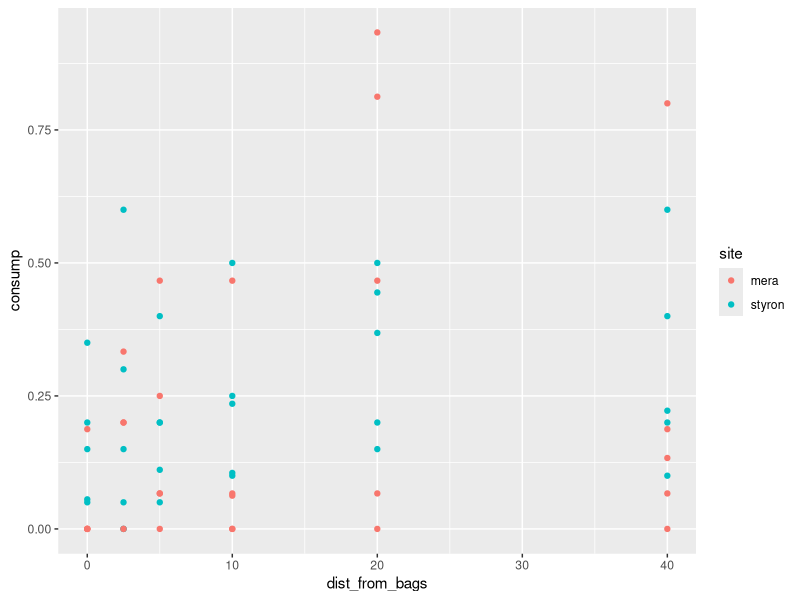
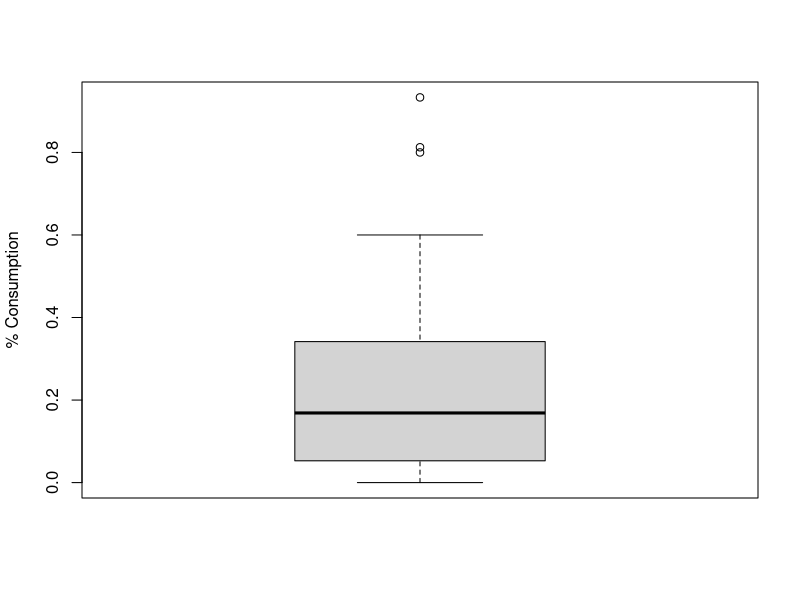
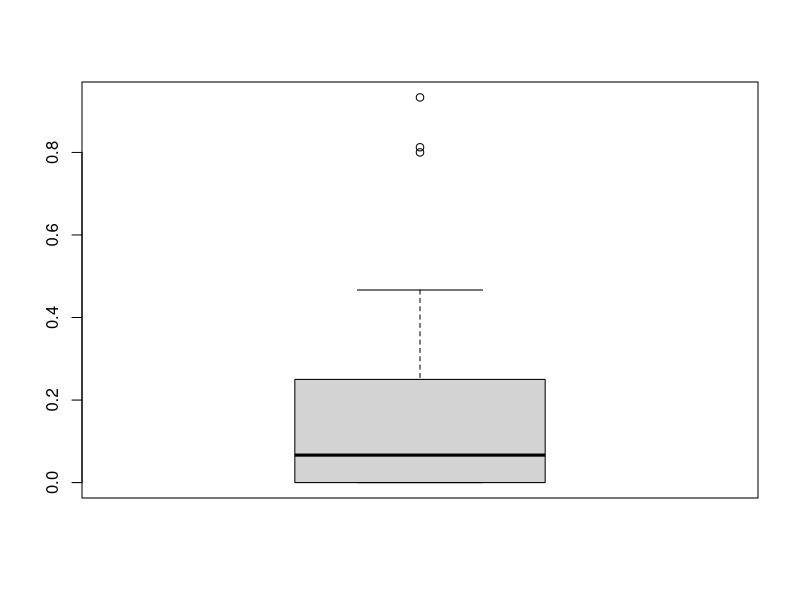
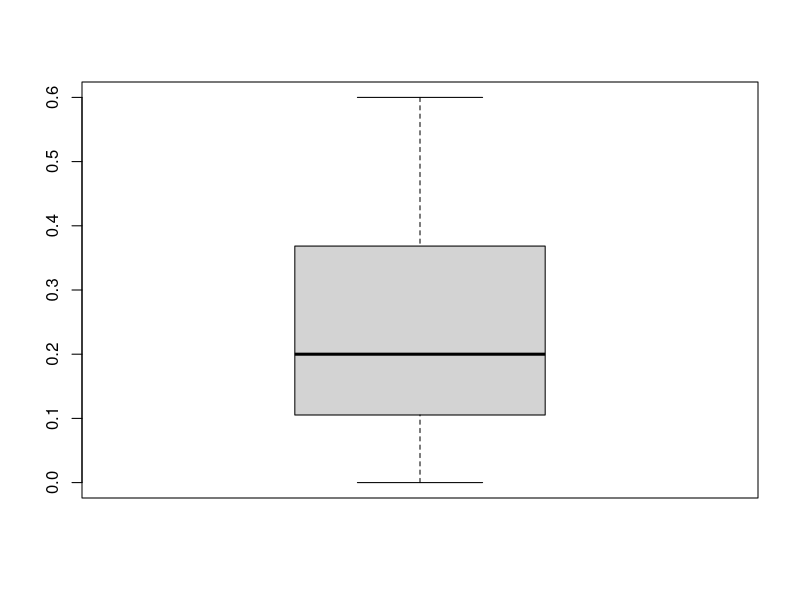
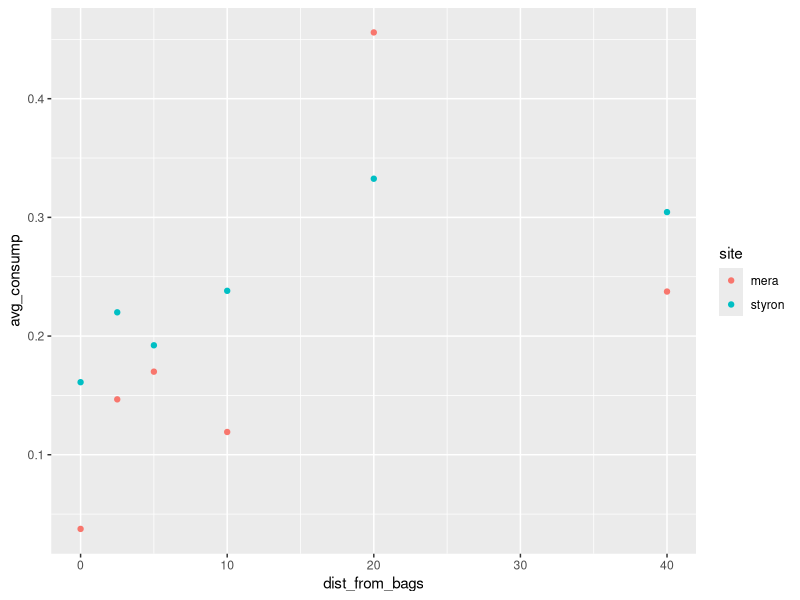

Write the R code that produced these figures, in order. (Note: this script raises an error after producing the figures.)

library(dplyr)
library(ggplot2)
library(quantreg)
library(quantreg)
library(lme4)

squid.rawdata = read.csv("kremer consump assay data.csv", header = TRUE)
summary(squid.rawdata)

squid = squid.rawdata %>% slice(6:65)

squid %>% 
  ggplot(aes(x = dist_from_bags, y = consump, color = site)) + 
  geom_point() 


boxplot(squid$consump, ylab="% Consumption")
boxplot((squid%>% filter(site == "mera"))$consump)
boxplot((squid%>% filter(site == "styron"))$consump)

site.avgbydist = squid %>% 
    group_by(site, dist_from_bags)%>% 
    summarise(mean(consump)) %>% rename(avg_consump = 'mean(consump)')

site.avgbydist %>% 
  ggplot(aes(x = dist_from_bags, y = avg_consump, color = site)) + 
  geom_point()

# with outliers
plot(density(logit(squid$consump)))

#removing outliers
Q <- quantile(squid$consump, probs=c(.25, .75), na.rm = FALSE)
iqr <- IQR(squid$consump)
up <-  Q[2]+1.5*iqr # Upper Range  
low<- Q[1]-1.5*iqr # Lower Range
squidElim<- subset(squid,
                   squid$consump > (Q[1] - 1.5*iqr) & squid$consump < (Q[2]+1.5*iqr))
# data distribution without outliers
plot(density(squidElim$consump))

# avg point without outliers
squid.sd = squid %>% 
  group_by(site, dist_from_bags)%>% 
  summarise(mean(consump), sd(consump)) %>% 
  rename(avg_consump = 'mean(consump)', std_dev = 'sd(consump)') 

squid.sd.NoOut = squidElim %>% 
  group_by(site, dist_from_bags)%>% 
  summarise(mean(consump), sd(consump)) %>% 
  rename(avg_consump = 'mean(consump)', std_dev = 'sd(consump)') 

squid.sd %>% ggplot(aes(x = dist_from_bags, y = avg_consump, color = site)) + 
  geom_point()

# barplot
squid.sd %>% ggplot(aes(x = dist_from_bags, y = avg_consump, fill = site)) + 
  geom_bar(stat = "identity", position = position_dodge()) + 
  geom_errorbar(aes(ymin = avg_consump, ymax = avg_consump+std_dev), width=.2, position=position_dodge(2)) +
  xlab("Distance from bags (m)") + ylab("Average % Consumption") +
  labs(title = "% Consumption of Squidpops")

squid.sd.NoOut %>%
  ggplot(aes(x = dist_from_bags, y = avg_consump, fill = site)) + 
  geom_bar(stat = "identity", position = position_dodge()) + 
  geom_errorbar(aes(ymin = avg_consump, ymax = avg_consump+std_dev), width=.2,
                position=position_dodge(2)) +
  xlab("Distance from bags (m)") + ylab("Average % Consumption") +
  labs(title = "% Consumption of Squidpops: Outliers removed")

# dot plot with outliers
ggplot(data = squid, aes(x=dist_from_bags, y = consump, col = site)) +
  geom_point() + xlab("Distance from bags (m)") + ylab("% Consumption") + 
  labs(title = "% Consumption by Distance")

# dot plot without outliers
ggplot(data = squidElim, aes(x=dist_from_bags, y = consump, col = site)) +
  geom_point() + xlab("Distance from bags (m)") + ylab("% Consumption") + 
  labs(title = "% Consumption by Distance: Outliers removed")
#+ geom_smooth(method = "lm", formula = y ~ x)

# quantile regression 
ggplot(data = squid, aes(x=dist_from_bags, y = consump)) +
  geom_point() +geom_quantile(quantiles = c(.1, .25, .5, .75, .95)) +
  xlab("Distance from bags (m)") + ylab("% Consumption") + 
  labs(title = "% Consumption by Distance")

ggplot(data = squidElim, aes(x=dist_from_bags, y = consump)) +
  geom_point() +geom_quantile(quantiles = c(.1, .25, .5, .75, .95)) +
  xlab("Distance from bags (m)") + ylab("% Consumption") + 
  labs(title = "% Consumption by Distance: Outliers Removed")


#linreg 
consumpByDist <- lm(consump ~ dist_from_bags, data = squidElim)
AIC(consumpByDist)
plot(resid(consumpByDist))

# glm model here

consumpMultiGaus <- glm(consump ~ dist_from_bags + site +
                      temp_avg + sal_avg + 
                      spacing_m + soak_start, family = gaussian,
                    data = squidElim)
consumpMultiBinom <- glm(consump ~ dist_from_bags + site +
                           temp_avg + sal_avg + 
                           spacing_m + soak_start, family = binomial,
                         data = squidElim)
summary(consumpMulti)

# glmer
#consumpMixed <- glmer(consump ~ dist_from_bags + 
 #                       temp_avg + sal_avg + 
  #                      spacing_m + soak_start + (1|site),
   #                   family = binomial,
    #                  data = squidElim)
